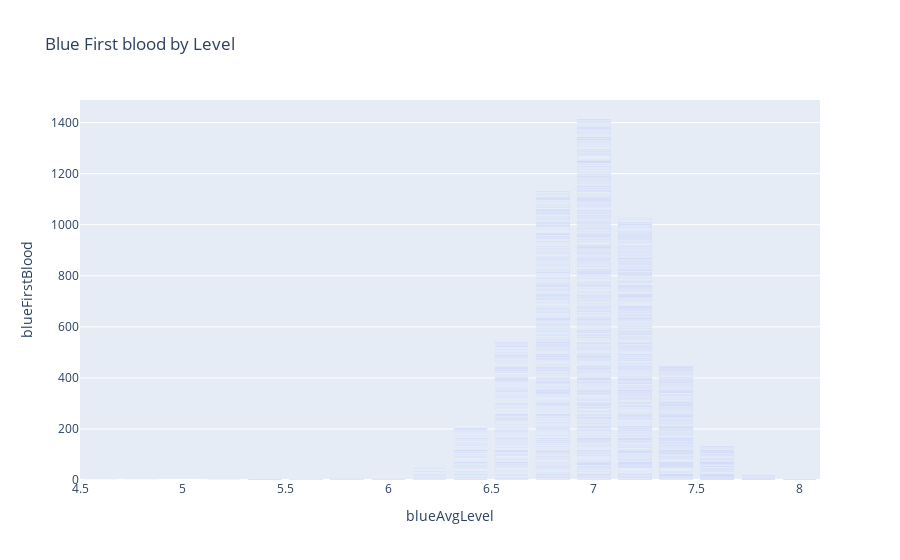

The notebook cell saved with this chart:
### Code cell
fig = px.bar(df, x='blueAvgLevel',y='blueFirstBlood',title='Blue First blood by Level')
fig.show()

### Figure 1 — Plotly figure (JSON) as saved in the notebook; plotly's stock layout.template omitted (floating-point values rounded to 4 significant figures; data arrays with more than 128 entries replaced by an {"elided": "..."} marker saying what was removed)
{"data": [{"alignmentgroup": "True", "hovertemplate": "blueAvgLevel=%{x}<br>blueFirstBlood=%{y}<extra></extra>", "legendgroup": "", "marker": {"color": "#636efa"}, "name": "", "offsetgroup": "", "orientation": "v", "showlegend": false, "textposition": "auto", "type": "bar", "x": {"elided": "9879 float values"}, "xaxis": "x", "y": {"elided": "9879 int values"}, "yaxis": "y"}], "layout": {"barmode": "relative", "legend": {"tracegroupgap": 0}, "title": {"text": "Blue First blood by Level"}, "xaxis": {"anchor": "y", "domain": [0, 1], "title": {"text": "blueAvgLevel"}}, "yaxis": {"anchor": "x", "domain": [0, 1], "title": {"text": "blueFirstBlood"}}}}
